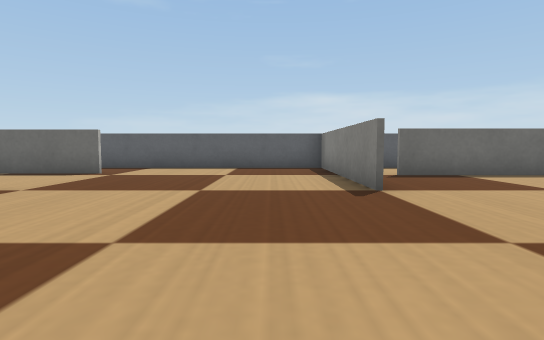
view 1 (above)

23 first-person views from a walk through a Webots world. The camera is 0.06 m above the floor, tilts 4° down and sees 80° across. The floor is counted in squares, 0.1 m on a side. Each view is taken from the middle of a square. On the plan, view 1 faces up. The plan holds only what a view shows up to about 9 squares ahead; the rest is blank. Robots are left out. Simple shapes and patterns stand in for the simulator's stock objects.

view 2
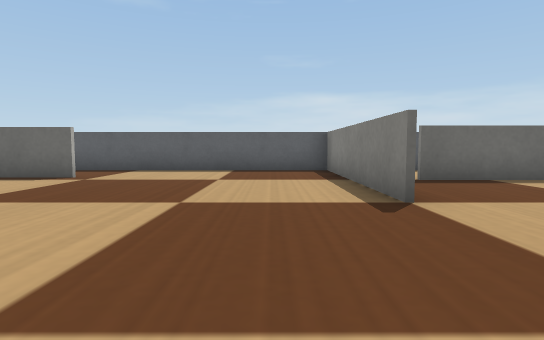

view 3
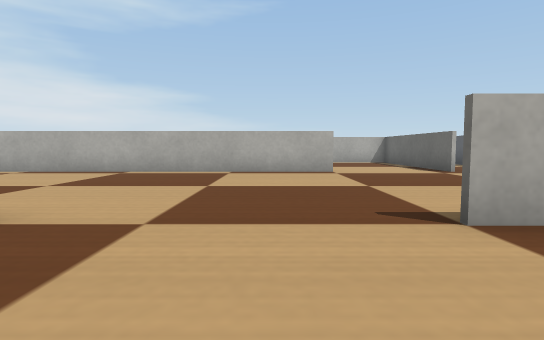

view 4
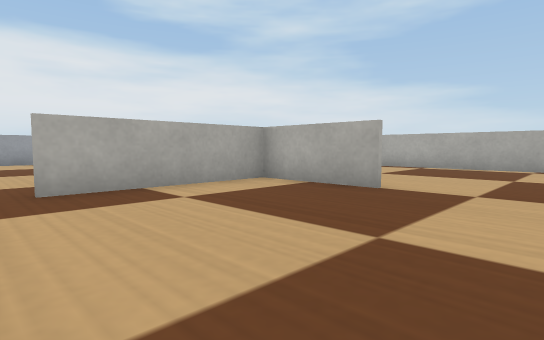

view 5
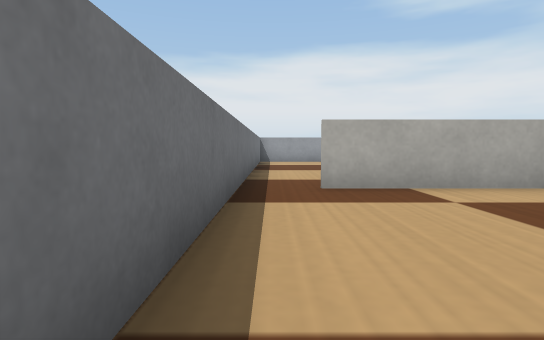

view 6
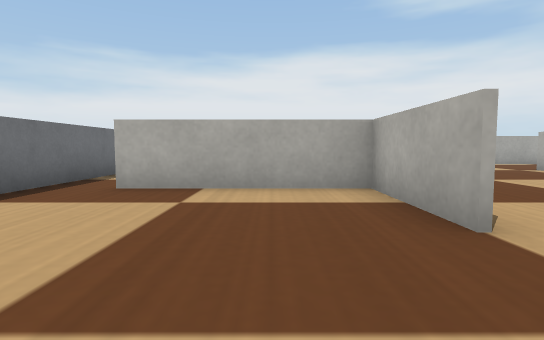

view 7
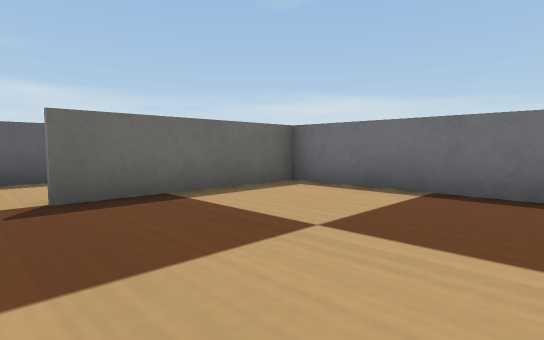

view 8
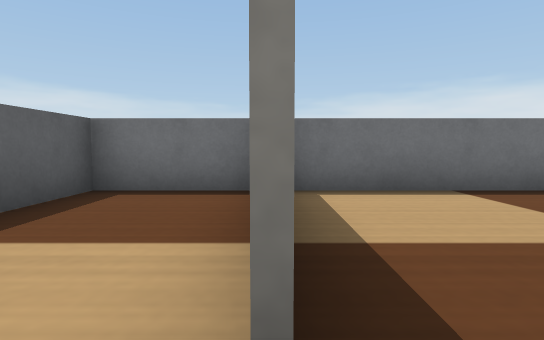

view 9
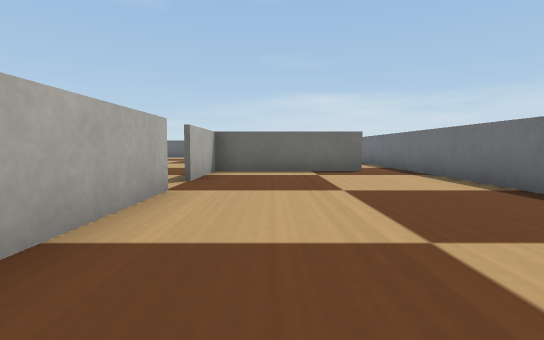

view 10
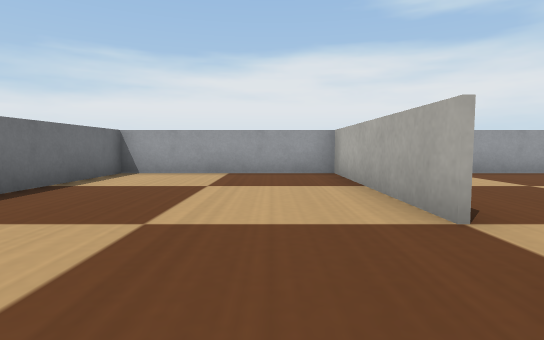

view 11
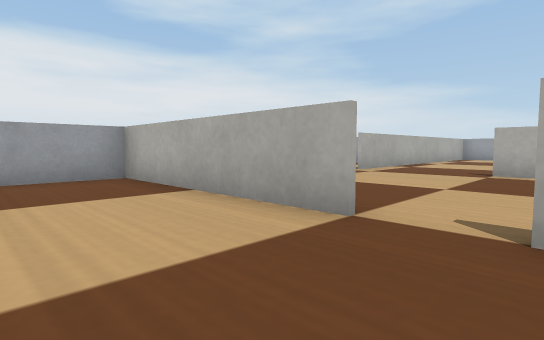

view 12
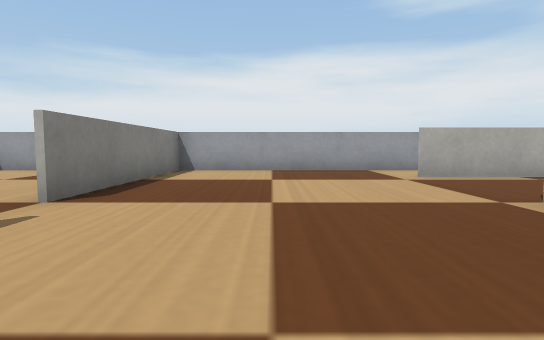

view 13
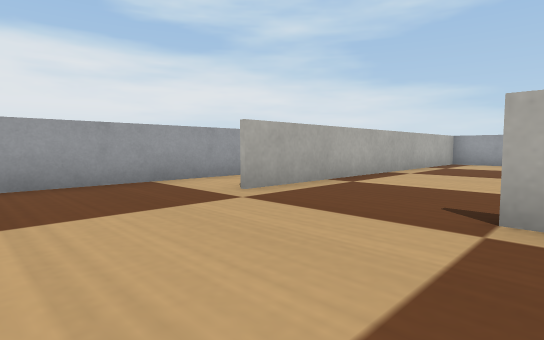

view 14
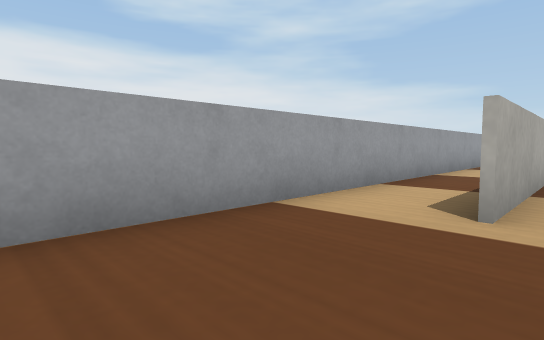

view 15
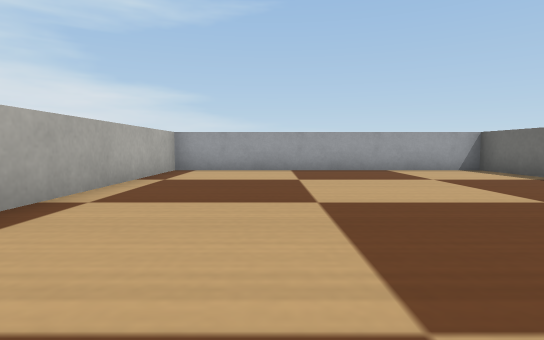

view 16
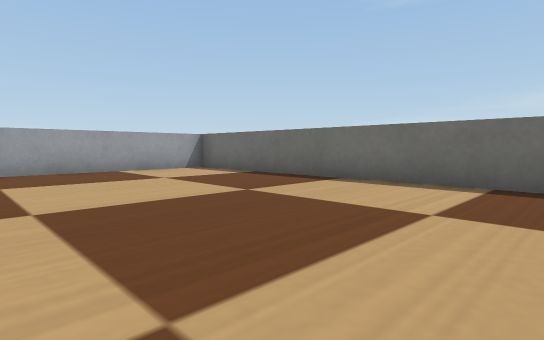

view 17
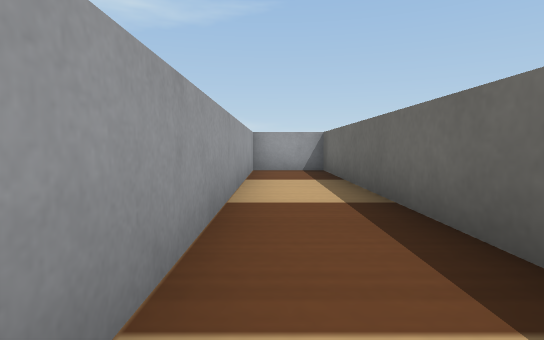

view 18
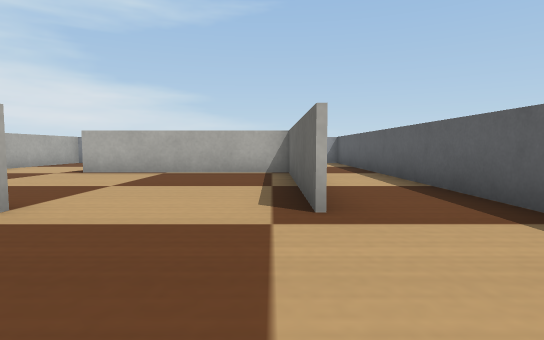

view 19
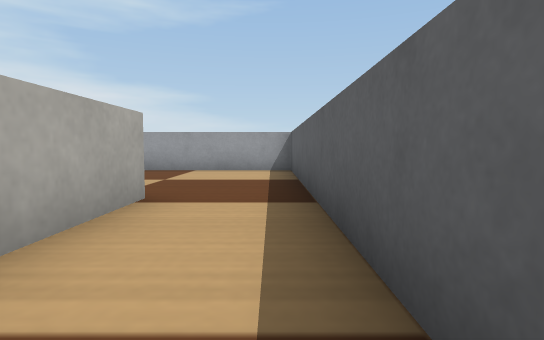

view 20
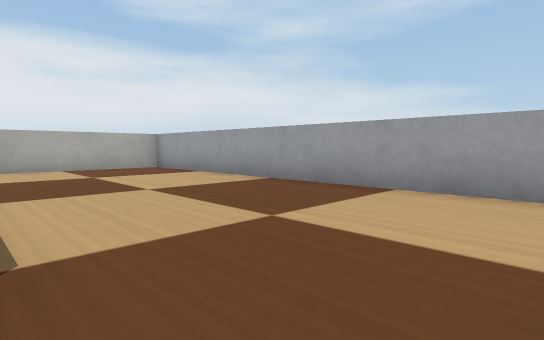

view 21
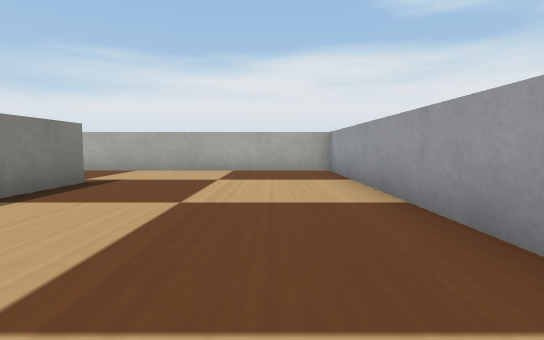

view 22
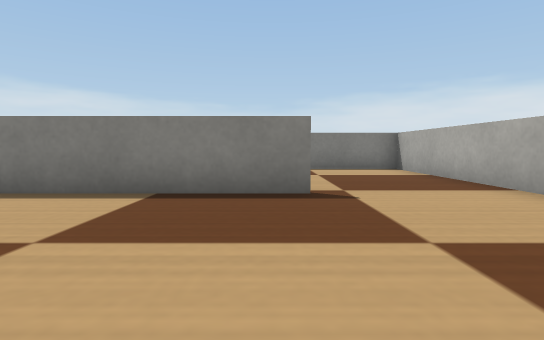

view 23
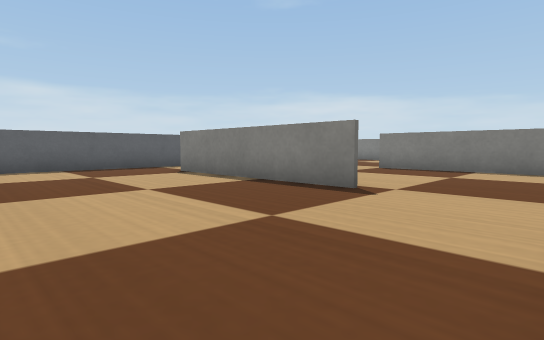

### Floor plan
Points are (right, up) in squares from view 1. A wall is a line through its corners. A room is listed if a view was taken in it or the views show most of it. See-through windows are left out.
Room 1 (views 1, 2, 12, 13, 14, 18)
walls: (1.4, 4.5) (1.4, 9.5) (-3.6, 9.5); (-4, 4.6) (-4, -5.5); (1.4, -8.5) (1.4, -5.5)
ways out: opening at (1, -0.5) to room 2; opening at (-4, -7) to room 4; opening at (-1.5, -9) to room 5; opening at (-4, 7) to room 6
Room 2 (views 3, 4, 5, 6, 7, 9, 10, 11)
walls: (5.4, -1.8) (1.5, -1.8); (1.5, -1.7) (5.4, -1.7); (1.5, 0.9) (1.5, -4.2); (1.5, -5.4) (1.5, -10.5); (1.5, 5.1) (1.5, 4.5); (6.5, 6.9) (2.6, 6.9); (1, -10.5) (6.5, -10.5) (6.5, 7)
ways out: opening at (1, -0.5) to room 1; opening at (2, 7) to room 3
Room 3 (view 8)
walls: (6.5, 7) (6.5, 9.5) (2.5, 9.5)
ways out: opening at (2, 7) to room 2
Room 4 (views 15, 16)
walls: (-13.5, -8.5) (-4, -8.5); (-5.4, -0.5) (-13.5, -0.5); (-13.5, -1) (-13.5, -9)
ways out: opening at (-4, -7) to room 1
Room 5 (view 17)
walls: (-6.5, -8.6) (-13.5, -8.6); (1.4, -10.5) (1.4, -8.5); (-13.2, -10.5) (1, -10.5); (-13.5, -9) (-13.5, -10.5)
ways out: opening at (-1.5, -9) to room 1
Room 6 (views 19, 20, 21, 22, 23)
walls: (-8.8, 2.4) (-8.8, 7.5) (-6.8, 7.5); (-3.9, 7.4) (-8.7, 7.4) (-8.7, 2.5); (-3.6, 9.5) (-13.5, 9.5) (-13.5, -1); (-13.6, -0.5) (-4, -0.5) (-4, 3.9)
ways out: opening at (-4, 7) to room 1

Positions as (right, up) in squares from view 1, and headings:
1: (0, 0), facing up
2: (0, 1), facing up
3: (4, 3), facing left
4: (6, 3), facing down-left
5: (6, 3), facing down
6: (3, 3), facing down
7: (2, 3), facing up-right
8: (2, 7), facing right
9: (3, -10), facing up
10: (3, -3), facing down
11: (4, -4), facing down-left
12: (-1, -2), facing down
13: (-1, -5), facing down-left
14: (-1, -8), facing down-left
15: (-5, -6), facing left
16: (-5, -6), facing up-left
17: (-5, -10), facing left
18: (-1, 7), facing left
19: (-5, 9), facing left
20: (-9, 9), facing down-left
21: (-12, 8), facing down
22: (-13, 3), facing right
23: (-13, 0), facing up-right
